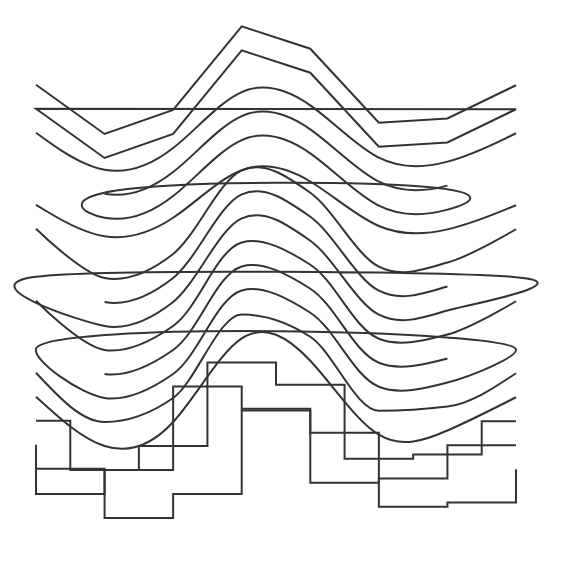

This figure's Vega-Lite source:
### Vega specification from a JSON file in a GitHub repository (floating-point values rounded to 4 significant figures)
{"$schema": "https://vega.github.io/schema/vega/v6.json", "width": 260, "height": 278, "padding": 5, "marks": [{"type": "line", "from": {"data": "p8"}, "encode": {"update": {"x": {"field": "x"}, "y": {"signal": "datum.y + 0"}, "interpolate": {"value": "linear"}, "stroke": {"value": "#333"}, "strokeWidth": {"value": 1}}}}, {"type": "line", "from": {"data": "p8"}, "encode": {"update": {"x": {"field": "x"}, "y": {"signal": "datum.y + 12"}, "interpolate": {"value": "linear-closed"}, "stroke": {"value": "#333"}, "strokeWidth": {"value": 1}}}}, {"type": "line", "from": {"data": "p8"}, "encode": {"update": {"x": {"field": "x"}, "y": {"signal": "datum.y + 24"}, "interpolate": {"value": "basis"}, "stroke": {"value": "#333"}, "strokeWidth": {"value": 1}}}}, {"type": "line", "from": {"data": "p8"}, "encode": {"update": {"x": {"field": "x"}, "y": {"signal": "datum.y + 36"}, "interpolate": {"value": "basis-open"}, "stroke": {"value": "#333"}, "strokeWidth": {"value": 1}}}}, {"type": "line", "from": {"data": "p8"}, "encode": {"update": {"x": {"field": "x"}, "y": {"signal": "datum.y + 48"}, "interpolate": {"value": "basis-closed"}, "stroke": {"value": "#333"}, "strokeWidth": {"value": 1}}}}, {"type": "line", "from": {"data": "p8"}, "encode": {"update": {"x": {"field": "x"}, "y": {"signal": "datum.y + 60"}, "interpolate": {"value": "bundle"}, "stroke": {"value": "#333"}, "strokeWidth": {"value": 1}}}}, {"type": "line", "from": {"data": "p8"}, "encode": {"update": {"x": {"field": "x"}, "y": {"signal": "datum.y + 72"}, "interpolate": {"value": "cardinal"}, "stroke": {"value": "#333"}, "strokeWidth": {"value": 1}}}}, {"type": "line", "from": {"data": "p8"}, "encode": {"update": {"x": {"field": "x"}, "y": {"signal": "datum.y + 84"}, "interpolate": {"value": "cardinal-open"}, "stroke": {"value": "#333"}, "strokeWidth": {"value": 1}}}}, {"type": "line", "from": {"data": "p8"}, "encode": {"update": {"x": {"field": "x"}, "y": {"signal": "datum.y + 96"}, "interpolate": {"value": "cardinal-closed"}, "stroke": {"value": "#333"}, "strokeWidth": {"value": 1}}}}, {"type": "line", "from": {"data": "p8"}, "encode": {"update": {"x": {"field": "x"}, "y": {"signal": "datum.y + 108"}, "interpolate": {"value": "catmull-rom"}, "stroke": {"value": "#333"}, "strokeWidth": {"value": 1}}}}, {"type": "line", "from": {"data": "p8"}, "encode": {"update": {"x": {"field": "x"}, "y": {"signal": "datum.y + 120"}, "interpolate": {"value": "catmull-rom-open"}, "stroke": {"value": "#333"}, "strokeWidth": {"value": 1}}}}, {"type": "line", "from": {"data": "p8"}, "encode": {"update": {"x": {"field": "x"}, "y": {"signal": "datum.y + 132"}, "interpolate": {"value": "catmull-rom-closed"}, "stroke": {"value": "#333"}, "strokeWidth": {"value": 1}}}}, {"type": "line", "from": {"data": "p8"}, "encode": {"update": {"x": {"field": "x"}, "y": {"signal": "datum.y + 144"}, "interpolate": {"value": "monotone"}, "stroke": {"value": "#333"}, "strokeWidth": {"value": 1}}}}, {"type": "line", "from": {"data": "p8"}, "encode": {"update": {"x": {"field": "x"}, "y": {"signal": "datum.y + 156"}, "interpolate": {"value": "natural"}, "stroke": {"value": "#333"}, "strokeWidth": {"value": 1}}}}, {"type": "line", "from": {"data": "p8"}, "encode": {"update": {"x": {"field": "x"}, "y": {"signal": "datum.y + 168"}, "interpolate": {"value": "step"}, "stroke": {"value": "#333"}, "strokeWidth": {"value": 1}}}}, {"type": "line", "from": {"data": "p8"}, "encode": {"update": {"x": {"field": "x"}, "y": {"signal": "datum.y + 180"}, "interpolate": {"value": "step-before"}, "stroke": {"value": "#333"}, "strokeWidth": {"value": 1}}}}, {"type": "line", "from": {"data": "p8"}, "encode": {"update": {"x": {"field": "x"}, "y": {"signal": "datum.y + 192"}, "interpolate": {"value": "step-after"}, "stroke": {"value": "#333"}, "strokeWidth": {"value": 1}}}}], "data": [{"name": "p8", "values": [{"x": 0.0, "y": 37.39, "g": true}, {"x": 34.29, "y": 61.99, "g": true}, {"x": 68.57, "y": 49.98, "g": true}, {"x": 102.9, "y": 8.211, "g": false}, {"x": 137.1, "y": 19.36, "g": true}, {"x": 171.4, "y": 56.35, "g": true}, {"x": 205.7, "y": 54.25, "g": true}, {"x": 240.0, "y": 37.62, "g": true}]}]}
